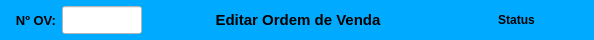
     <widget class="QWidget" name="widget_cabecalho" native="true">
      <property name="sizePolicy">
       <sizepolicy hsizetype="Preferred" vsizetype="Fixed">
        <horstretch>0</horstretch>
        <verstretch>0</verstretch>
       </sizepolicy>
      </property>
      <property name="minimumSize">
       <size>
        <width>0</width>
        <height>40</height>
       </size>
      </property>
      <property name="maximumSize">
       <size>
        <width>16777215</width>
        <height>40</height>
       </size>
      </property>
      <property name="font">
       <font>
        <pointsize>9</pointsize>
       </font>
      </property>
      <property name="styleSheet">
       <string notr="true">background-color: rgb(0, 170, 255);</string>
      </property>
      <layout class="QHBoxLayout" name="horizontalLayout">
       <property name="spacing">
        <number>6</number>
       </property>
       <property name="leftMargin">
        <number>15</number>
       </property>
       <property name="topMargin">
        <number>6</number>
       </property>
       <property name="rightMargin">
        <number>15</number>
       </property>
       <property name="bottomMargin">
        <number>6</number>
       </property>
       <item>
        <widget class="QLabel" name="label_5">
         <property name="sizePolicy">
          <sizepolicy hsizetype="Fixed" vsizetype="Preferred">
           <horstretch>0</horstretch>
           <verstretch>0</verstretch>
          </sizepolicy>
         </property>
         <property name="maximumSize">
          <size>
           <width>45</width>
           <height>16777215</height>
          </size>
         </property>
         <property name="font">
          <font>
           <pointsize>10</pointsize>
           <weight>75</weight>
           <bold>true</bold>
          </font>
         </property>
         <property name="text">
          <string>Nº OV:</string>
         </property>
         <property name="alignment">
          <set>Qt::AlignRight|Qt::AlignTrailing|Qt::AlignVCenter</set>
         </property>
        </widget>
       </item>
       <item>
        <widget class="QLineEdit" name="line_Num_OV">
         <property name="sizePolicy">
          <sizepolicy hsizetype="Fixed" vsizetype="Preferred">
           <horstretch>0</horstretch>
           <verstretch>0</verstretch>
          </sizepolicy>
         </property>
         <property name="minimumSize">
          <size>
           <width>80</width>
           <height>0</height>
          </size>
         </property>
         <property name="maximumSize">
          <size>
           <width>80</width>
           <height>16777215</height>
          </size>
         </property>
         <property name="font">
          <font>
           <pointsize>9</pointsize>
          </font>
         </property>
         <property name="styleSheet">
          <string notr="true">background-color: rgb(255, 255, 255);</string>
         </property>
         <property name="alignment">
          <set>Qt::AlignCenter</set>
         </property>
        </widget>
       </item>
       <item>
        <widget class="QLabel" name="label_13">
         <property name="sizePolicy">
          <sizepolicy hsizetype="Minimum" vsizetype="Preferred">
           <horstretch>0</horstretch>
           <verstretch>0</verstretch>
          </sizepolicy>
         </property>
         <property name="minimumSize">
          <size>
           <width>300</width>
           <height>0</height>
          </size>
         </property>
         <property name="font">
          <font>
           <pointsize>11</pointsize>
           <weight>75</weight>
           <bold>true</bold>
          </font>
         </property>
         <property name="text">
          <string>Editar Ordem de Venda</string>
         </property>
         <property name="alignment">
          <set>Qt::AlignCenter</set>
         </property>
        </widget>
       </item>
       <item>
        <widget class="QLabel" name="label_Status">
         <property name="minimumSize">
          <size>
           <width>125</width>
           <height>0</height>
          </size>
         </property>
         <property name="maximumSize">
          <size>
           <width>125</width>
           <height>16777215</height>
          </size>
         </property>
         <property name="font">
          <font>
           <pointsize>9</pointsize>
           <weight>75</weight>
           <bold>true</bold>
          </font>
         </property>
         <property name="text">
          <string>Status</string>
         </property>
         <property name="alignment">
          <set>Qt::AlignCenter</set>
         </property>
        </widget>
       </item>
      </layout>
     </widget>
